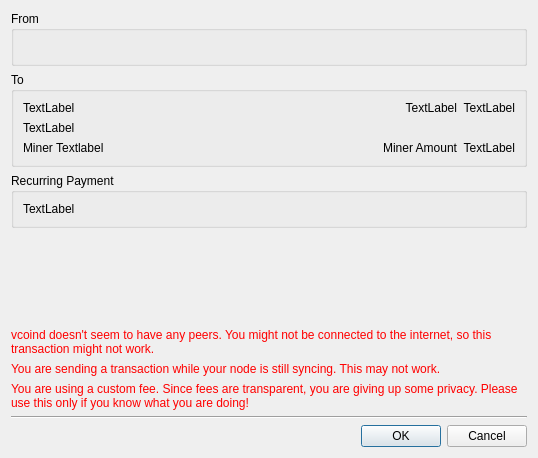
<?xml version="1.0" encoding="UTF-8"?>
<ui version="4.0">
 <class>confirm</class>
 <widget class="QDialog" name="confirm">
  <property name="geometry">
   <rect>
    <x>0</x>
    <y>0</y>
    <width>538</width>
    <height>458</height>
   </rect>
  </property>
  <property name="windowTitle">
   <string>Confirm Transaction</string>
  </property>
  <layout class="QVBoxLayout" name="verticalLayout">
   <item>
    <widget class="QGroupBox" name="groupBox">
     <property name="title">
      <string>From</string>
     </property>
     <layout class="QVBoxLayout" name="verticalLayout_2">
      <item>
       <widget class="QLabel" name="sendFrom">
        <property name="text">
         <string notr="true"/>
        </property>
        <property name="wordWrap">
         <bool>true</bool>
        </property>
       </widget>
      </item>
     </layout>
    </widget>
   </item>
   <item>
    <widget class="QGroupBox" name="sendToAddrs">
     <property name="title">
      <string>To</string>
     </property>
     <layout class="QGridLayout" name="gridLayout">
      <item row="0" column="2">
       <widget class="QLabel" name="AmtUSD1">
        <property name="sizePolicy">
         <sizepolicy hsizetype="Minimum" vsizetype="Preferred">
          <horstretch>0</horstretch>
          <verstretch>0</verstretch>
         </sizepolicy>
        </property>
        <property name="text">
         <string notr="true">TextLabel</string>
        </property>
        <property name="alignment">
         <set>Qt::AlignRight|Qt::AlignTrailing|Qt::AlignVCenter</set>
        </property>
       </widget>
      </item>
      <item row="1" column="0" colspan="3">
       <widget class="QLabel" name="Memo1">
        <property name="text">
         <string notr="true">TextLabel</string>
        </property>
        <property name="wordWrap">
         <bool>true</bool>
        </property>
       </widget>
      </item>
      <item row="0" column="0">
       <widget class="QLabel" name="Addr1">
        <property name="sizePolicy">
         <sizepolicy hsizetype="MinimumExpanding" vsizetype="Preferred">
          <horstretch>0</horstretch>
          <verstretch>0</verstretch>
         </sizepolicy>
        </property>
        <property name="text">
         <string notr="true">TextLabel</string>
        </property>
        <property name="wordWrap">
         <bool>true</bool>
        </property>
       </widget>
      </item>
      <item row="2" column="2">
       <widget class="QLabel" name="minerFeeUSD">
        <property name="sizePolicy">
         <sizepolicy hsizetype="Minimum" vsizetype="Preferred">
          <horstretch>0</horstretch>
          <verstretch>0</verstretch>
         </sizepolicy>
        </property>
        <property name="text">
         <string notr="true">TextLabel</string>
        </property>
        <property name="alignment">
         <set>Qt::AlignRight|Qt::AlignTrailing|Qt::AlignVCenter</set>
        </property>
       </widget>
      </item>
      <item row="2" column="0">
       <widget class="QLabel" name="labelMinerFee">
        <property name="sizePolicy">
         <sizepolicy hsizetype="Expanding" vsizetype="Preferred">
          <horstretch>0</horstretch>
          <verstretch>0</verstretch>
         </sizepolicy>
        </property>
        <property name="text">
         <string notr="true">Miner Textlabel</string>
        </property>
       </widget>
      </item>
      <item row="0" column="1">
       <widget class="QLabel" name="Amt1">
        <property name="sizePolicy">
         <sizepolicy hsizetype="Minimum" vsizetype="Preferred">
          <horstretch>0</horstretch>
          <verstretch>0</verstretch>
         </sizepolicy>
        </property>
        <property name="text">
         <string notr="true">TextLabel</string>
        </property>
        <property name="alignment">
         <set>Qt::AlignRight|Qt::AlignTrailing|Qt::AlignVCenter</set>
        </property>
       </widget>
      </item>
      <item row="2" column="1">
       <widget class="QLabel" name="minerFee">
        <property name="sizePolicy">
         <sizepolicy hsizetype="Minimum" vsizetype="Preferred">
          <horstretch>0</horstretch>
          <verstretch>0</verstretch>
         </sizepolicy>
        </property>
        <property name="text">
         <string notr="true">Miner Amount</string>
        </property>
        <property name="alignment">
         <set>Qt::AlignRight|Qt::AlignTrailing|Qt::AlignVCenter</set>
        </property>
       </widget>
      </item>
     </layout>
    </widget>
   </item>
   <item>
    <widget class="QGroupBox" name="grpRecurring">
     <property name="title">
      <string>Recurring Payment</string>
     </property>
     <layout class="QGridLayout" name="gridLayout_2">
      <item row="0" column="0">
       <widget class="QLabel" name="lblRecurringDesc">
        <property name="text">
         <string>TextLabel</string>
        </property>
       </widget>
      </item>
     </layout>
    </widget>
   </item>
   <item>
    <spacer name="verticalSpacer">
     <property name="orientation">
      <enum>Qt::Vertical</enum>
     </property>
     <property name="sizeHint" stdset="0">
      <size>
       <width>20</width>
       <height>40</height>
      </size>
     </property>
    </spacer>
   </item>
   <item>
    <widget class="QLabel" name="nopeersWarning">
     <property name="styleSheet">
      <string notr="true">color: red;</string>
     </property>
     <property name="text">
      <string>vcoind doesn't seem to have any peers. You might not be connected to the internet, so this transaction might not work.</string>
     </property>
     <property name="wordWrap">
      <bool>true</bool>
     </property>
    </widget>
   </item>
   <item>
    <widget class="QLabel" name="syncingWarning">
     <property name="styleSheet">
      <string notr="true">color: red;</string>
     </property>
     <property name="text">
      <string>You are sending a transaction while your node is still syncing. This may not work.</string>
     </property>
     <property name="wordWrap">
      <bool>true</bool>
     </property>
    </widget>
   </item>
   <item>
    <widget class="QLabel" name="warningLabel">
     <property name="styleSheet">
      <string notr="true">color: red;</string>
     </property>
     <property name="text">
      <string>You are using a custom fee. Since fees are transparent, you are giving up some privacy. Please use this only if you know what you are doing!</string>
     </property>
     <property name="wordWrap">
      <bool>true</bool>
     </property>
    </widget>
   </item>
   <item>
    <widget class="Line" name="line">
     <property name="orientation">
      <enum>Qt::Horizontal</enum>
     </property>
    </widget>
   </item>
   <item>
    <widget class="QDialogButtonBox" name="buttonBox">
     <property name="orientation">
      <enum>Qt::Horizontal</enum>
     </property>
     <property name="standardButtons">
      <set>QDialogButtonBox::Cancel|QDialogButtonBox::Ok</set>
     </property>
    </widget>
   </item>
  </layout>
 </widget>
 <resources/>
 <connections>
  <connection>
   <sender>buttonBox</sender>
   <signal>accepted()</signal>
   <receiver>confirm</receiver>
   <slot>accept()</slot>
   <hints>
    <hint type="sourcelabel">
     <x>248</x>
     <y>254</y>
    </hint>
    <hint type="destinationlabel">
     <x>157</x>
     <y>274</y>
    </hint>
   </hints>
  </connection>
  <connection>
   <sender>buttonBox</sender>
   <signal>rejected()</signal>
   <receiver>confirm</receiver>
   <slot>reject()</slot>
   <hints>
    <hint type="sourcelabel">
     <x>316</x>
     <y>260</y>
    </hint>
    <hint type="destinationlabel">
     <x>286</x>
     <y>274</y>
    </hint>
   </hints>
  </connection>
 </connections>
</ui>
